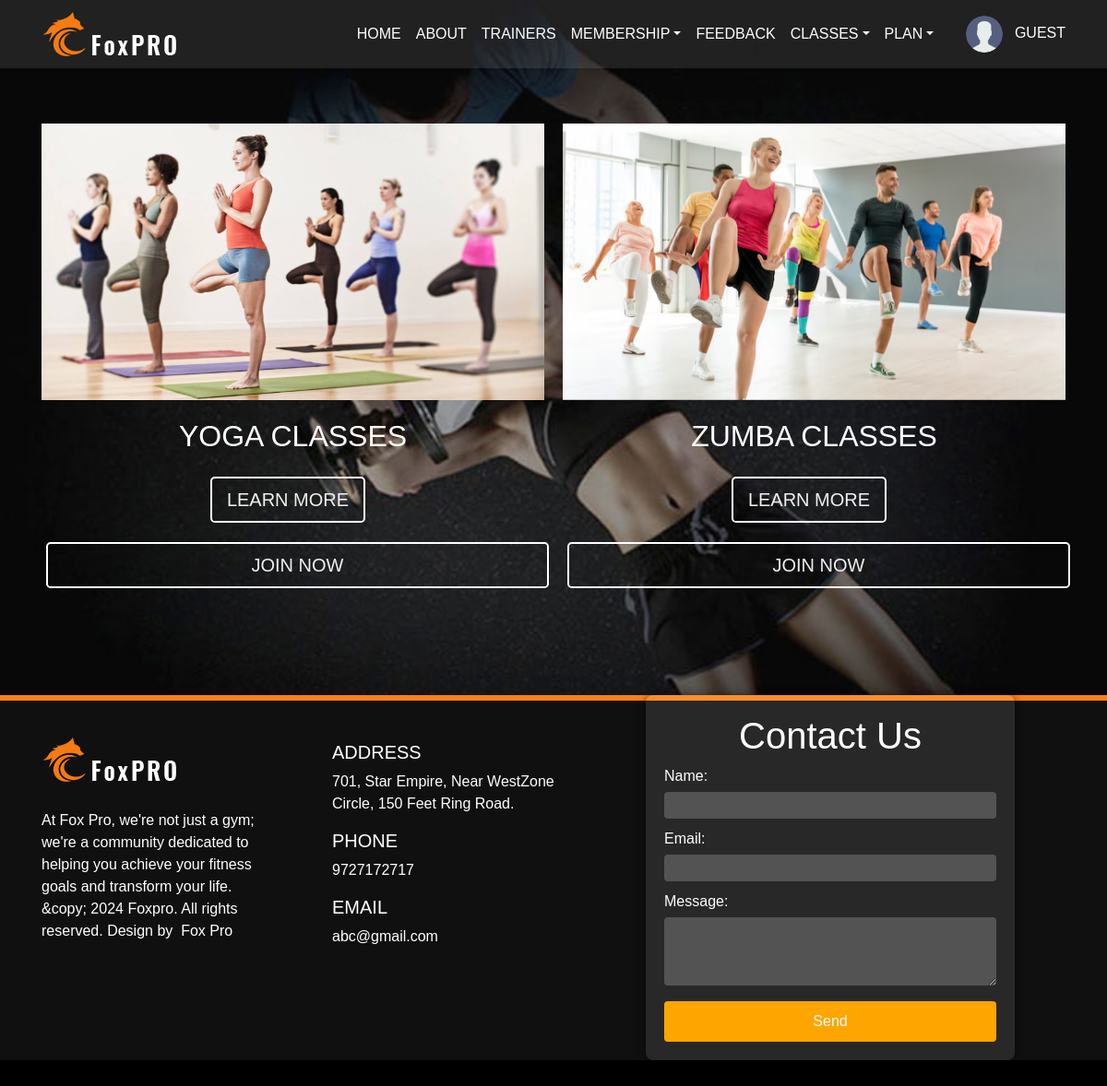
/classes.php, run on the app's committed database.
### tables this page shows
CREATE TABLE `classes` (
  `id` int(11) NOT NULL,
  `Name` varchar(255) NOT NULL,
  `description` varchar(255) NOT NULL,
  `img` varchar(255) NOT NULL,
  `status` varchar(255) NOT NULL,
  `created_at` datetime DEFAULT current_timestamp()
);

CREATE TABLE `contact_us` (
  `id` int(11) NOT NULL,
  `content` varchar(2000) NOT NULL,
  `address` varchar(2550) NOT NULL,
  `phone` varchar(255) NOT NULL,
  `email` varchar(255) NOT NULL
);

### classes.php (the view, shortened to what this page needs)
<?php
include('header.php');
include('config.php');
$query = "SELECT Id, Name, img FROM classes WHERE status = 'active'";
$result = mysqli_query($conn, $query);
?>
<!doctype html>
<html lang="en">
<head>
</head>
<body>
<div class="main-content">
    <div class="container">
        <?php
        if ($result->num_rows > 0) {
            while ($row = $result->fetch_assoc()) {
                echo '<div class="section">';
                echo '  <div class="image-box">';
                echo '    <img src="images/' . htmlspecialchars($row['img']) . '" alt="Class image">';
                echo '  </div>';
                echo '  <div class="text-box">';
                echo '    <h2>' . htmlspecialchars($row['Name']) . '</h2>';
                echo '    <a href="yoga.php?id=' . htmlspecialchars($row['Id']) . '" class="btn text-uppercase btn-outline-danger btn-lg mr-3 mb-3"> Learn More</a>';
                echo '    <form method="POST">';
                echo '      <button type="submit" class="btn text-uppercase btn-outline-danger btn-lg mb-3"> JOIN NOW </button>';
                echo '    </form>';
                echo '  </div>';
                echo '</div>';
            }
        } else {
            echo '<div class="section">No classes found.</div>';
        }
        ?>
    </div>
</div>
<?php
include('footer.php');
?>
</body>
</html>

### footer.php (shortened to what this page needs)
<?php
include('config.php');
$query = "SELECT * FROM contact_us";
$result = mysqli_query($conn, $query);
if ($result && mysqli_num_rows($result) > 0) {
    $row = mysqli_fetch_assoc($result);
    $content = $row['content'];
    $address = $row['address'];
    $phone = $row['phone'];
    $email = $row['email'];
} else {
    $content = "Content not available.";
    $address = "Not available";
    $phone = "Not available";
    $email = "Not available";
}
?>
<!doctype html>
<html>
<head>
</head>
<body>
  <footer class="container-fluid">
    <div class="container">
      <div class="row">
        <div class="col-md-3 footer1 d-flex wow bounceInLeft" data-wow-delay=".25s" style="margin-right: 30px;">
          <div class="d-flex flex-wrap align-content-center">
            <a href="#"><img src="images/logo.png" alt="logo" /></a>
            <p>
            <?php echo $content; ?>
            </p>
          </div>
        </div>
        <div class="col-md-3 footer3 wow bounceInRight" data-wow-delay=".25s">
          <h5>ADDRESS</h5>
          <p><?php echo $address; ?></p>
          <h5>PHONE</h5>
          <p><?php echo $phone; ?></p>
          <h5>EMAIL</h5>
          <p><?php echo $email; ?></p>
        </div>
        <div class="col-md-6 contact-container">
          <h1>Contact Us</h1>
          <form id="contactForm" action="submit_contact.php" method="POST">
            <div class="form-group">
              <label for="name">Name:</label>
              <input type="text" id="name" name="name" required>
            </div>
            <div class="form-group">
              <label for="email">Email:</label>
              <input type="email" id="email" name="email" required>
            </div>
            <div class="form-group">
              <label for="message">Message:</label>
              <textarea id="message" name="message" rows="4" required></textarea>
            </div>
            <button type="submit">Send</button>
          </form>
        </div>
      </div>
    </div>
  </footer>
</body>
</html>

### css/style.css (style rules this page uses)
body { font-family: 'Lato', sans-serif; overflow: hidden; overflow-y: scroll; background-color: #000; }
a, a:hover { color: #ff8013; }
footer { background: #101011; color: #fff; }
footer .footer1 p { margin-top: 30px; }
footer .footer3 { padding-top: 50px; }
footer::before { content: ""; position: absolute; border: 3px solid #ff8013; width: 100%; left: 0; }

### classes.php (style rules this page uses)
body { margin: 0; padding: 0; font-family: Arial, sans-serif; }
.main-content { padding: 60px 20px; margin-bottom: 40px; }
.container { display: flex; gap: 20px; flex-wrap: wrap; }
.section { flex: 1; text-align: center; }
.image-box { margin-bottom: 20px; }
.image-box img { max-width: 100%; height: auto; width: 100%; height: 300px; object-fit: cover; opacity: 0; animation: zoom-in-once 1.5s ease-out forwards; }
.text-box { color: white; text-align: center; }
.text-box h2 { margin-bottom: 20px; }
.text-box .btn { margin: 5px; color: #f0f0f0; border: 2px solid white; background-color: transparent; transition: background-color 0.3s, color 0.3s; }

### footer.php (style rules this page uses)
.footer1, .footer3 { margin-bottom: 20px; }
@media (min-width: 768px) { .footer1 { margin-right: 40px; } }
.contact-container { max-width: 400px; margin: 0 auto; padding: 20px; background-color: rgba(255, 255, 255, 0.1); border-radius: 8px; box-shadow: 0 0 10px rgba(0, 0, 0, 0.5); }
h1 { text-align: center; }
.form-group { margin-bottom: 10px; }
label { display: block; margin-bottom: 5px; }
input, textarea { width: 100%; padding: 7px; border: none; border-radius: 4px; font-size: 10px; }
input { background-color: rgba(255, 255, 255, 0.2); color: #fff; }
textarea { background-color: rgba(255, 255, 255, 0.2); color: #fff; }
button { background-color: orange; color: #fff; border: none; border-radius: 4px; padding: 10px 15px; cursor: pointer; font-size: 16px; width: 100%; }

### data on the page
classes: img (picture), Name "YOGA CLASSES"
classes: img (picture), Name "ZUMBA CLASSES"
contact_us: content "At Fox Pro, we're not just a gym; we're a community dedicated to helping you achieve your fitness goals and transform your life. &copy; 2024 Foxpro. All rights reserved. Design by Fox Pro", address "701, Star Empire, Near WestZone Circle, 150 Feet Ring Road.", phone "9727172717", email "abc@gmail.com"
